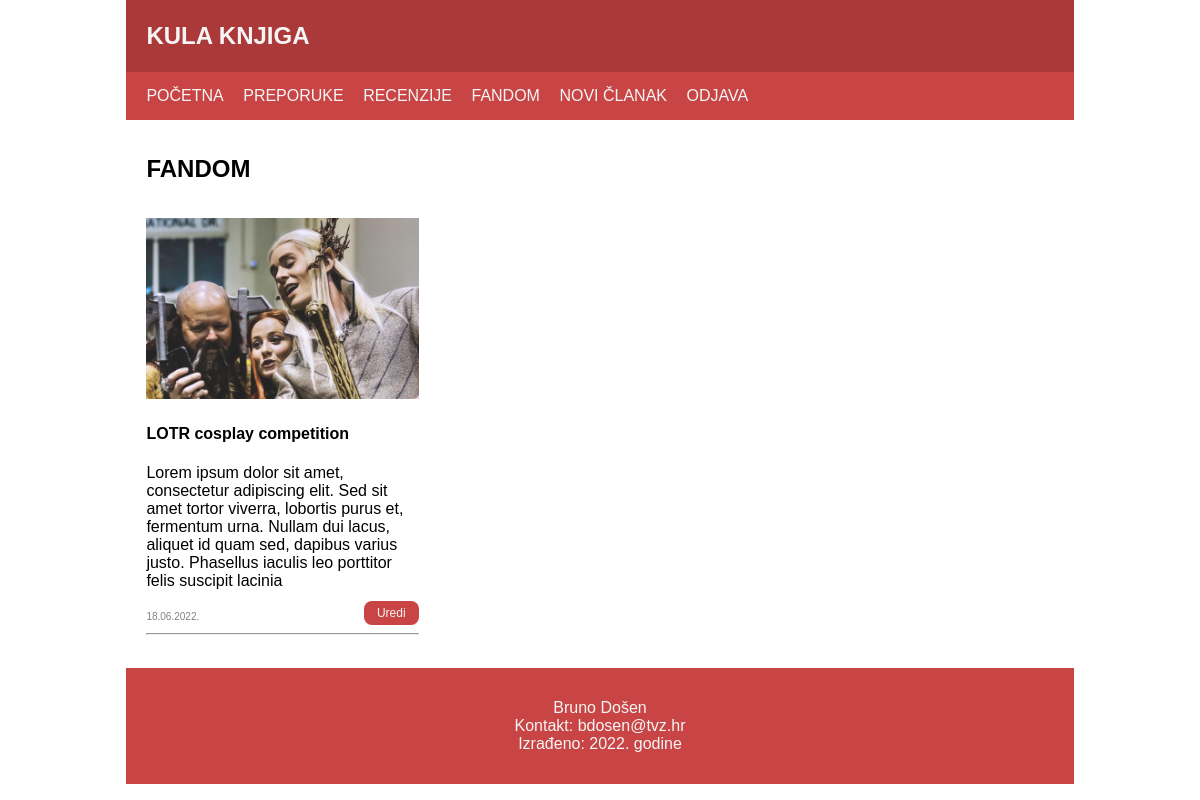
Screenshot of /kategorija.php?id=fandom with the database file from the repository.
### tables this page shows
CREATE TABLE `clanci` (
  `id` int(11) NOT NULL,
  `datum` varchar(32) NOT NULL,
  `naslov` varchar(32) NOT NULL,
  `sazetak` text NOT NULL,
  `sadrzaj` text NOT NULL,
  `fotografija` varchar(54) NOT NULL,
  `kategorija` varchar(64) NOT NULL,
  `arhiva` tinyint(1) NOT NULL
);

### kategorija.php (the view, shortened to what this page needs)
<?php
    include 'connect.php';
?>
<!DOCTYPE html>
<html>
    <head>
        <link rel="stylesheet" type="text/css" href="style.css">
    </head>
    <body>
        <div class="wrapper">
            <header>
                <section class="logo">
                    <h1>Kula knjiga</h1>
                </section>
                <section>
                    <nav>
                        <ul>
                            <li><a href="home.php">Početna</a></li>
                            <li><a href="kategorija.php?id=preporuke">Preporuke</a></li>
                            <li><a href="kategorija.php?id=recenzije">Recenzije</a>
                            <li><a href="kategorija.php?id=fandom">Fandom</a></li>
                            <li><a href="unos.php">Novi članak</a></li>
                            <li><a href="index.php">Odjava</a></li>
                        </ul>
                    </nav>
                </section>
            </header>
            <main>
                <section>
                <?php
                $kategorija = $_GET['id'];
                $query = "SELECT * FROM clanci WHERE arhiva=0 AND kategorija='$kategorija'";
                echo '<h2>'. $kategorija .'</h2>';
                echo '<div class="flexbox-container">';
                        $result = mysqli_query($dbc, $query);
                        while($row = mysqli_fetch_array($result)) {
                            echo '<article class="clanak">';
                                echo'<div>';
                                    echo '<img src="' . UPLPATH . $row['fotografija'] . '"';
                                echo '</div>';
                                echo '<h4><a href="clanak.php?id='. $row['id'] .'" class="naslov">'.$row['naslov'].'</a></h4>';
                                echo '<p>'. $row['sazetak'] .'</p>';
                                echo '<p class="date">'. $row['datum'] .'</p>';
                                echo '<a href="administracija.php?id='. $row['id'] .'"><span class="edit_gumb">Uredi</span></a>';
                                echo '<hr>';
                            echo '</article>';
                            }
                            echo '</div>';
                        ?>
                </section>
            </main>
            <footer>
                <p>Bruno Došen<br>
                    Kontakt: bdosen@tvz.hr<br>
                    Izrađeno: 2022. godine</p>
            </footer>
        </div>
    </body>
</html>

### style.css (style rules this page uses)
body { margin-top: 0; margin-bottom: 0; font-family: Arial, Helvetica, sans-serif; }
.wrapper { width: 80%; margin: 0 auto; color: black; }
header { position: relative; top: 0; text-transform: uppercase; }
.logo { background-color: #ab3939; color: whitesmoke; padding: 2px 20px; }
nav, footer { padding: 15px 20px; }
nav { background-color: #c94545; }
ul { list-style-type: none; margin: 0; padding: 0; }
li { display: inline; padding-right: 15px; width: 5%; }
nav a:link, a:visited { color: whitesmoke; text-decoration: none; }
main { padding: 0 20px; }
hr, .date { color: gray; }
img { width: 100%; }
.flexbox-container { height: fit-content; display: flex; flex-direction: row; flex-wrap: wrap; justify-content: space-between; }
article.clanak { width: 30%; word-break: break-word; }
a.naslov:link, a.naslov:visited { color: black; text-decoration: none; }
.date { position: relative; bottom: 0; font-size: x-small; padding-top: 35px; display: inline; }
h2 { margin: 35px 0; text-transform: uppercase; }
.edit_gumb { position: relative; bottom: 0; float: right; background-color: #c94545; padding: 5px 13px; color: whitesmoke; border-radius: 8px; font-size: 75%; text-align: center; margin-top: -5px; }
footer { position: relative; bottom: 0; margin-top: 25px; background-color: #c94545; color: whitesmoke; text-align: center; }
::placeholder { font-family: Arial, Helvetica, sans-serif; }

### rows the page displays
clanci: fotografija (picture), naslov "LOTR cosplay competition", sazetak "Lorem ipsum dolor sit amet, consectetur adipiscing elit. Sed sit amet tortor viverra, lobortis purus et, fermentum urna. Nullam dui lacus, aliquet id quam sed, dapibus varius justo. Phasellus iaculis leo porttitor felis suscipit lacinia", datum "18.06.2022."

### other values shown
$kategorija "FANDOM"
